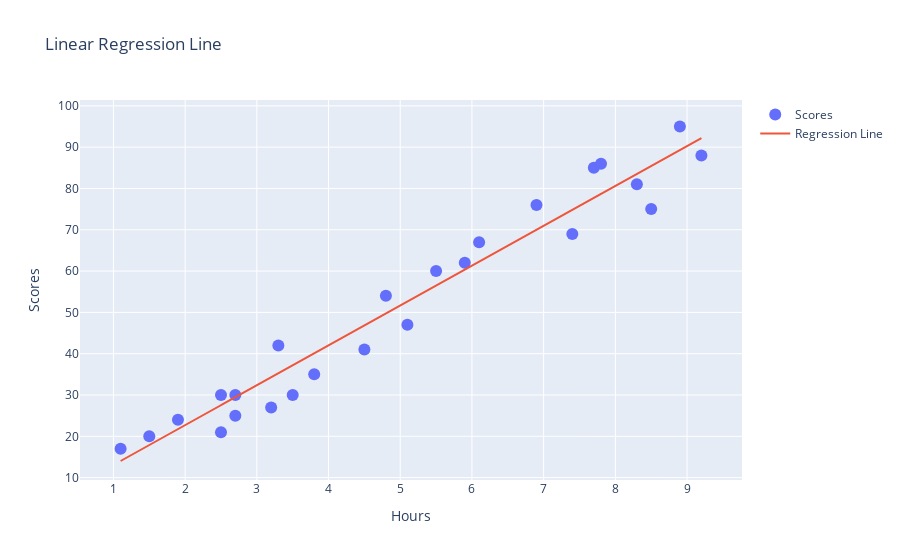

Notebook code cell kept with this figure:
### Code cell
#Linear Regression Equation
Regression_eq=model.intercept_+model.coef_*X

#Obtaining Regression Line
trace1=go.Scatter(x=X.Hours,
                  y=Y,
                  mode='markers',
                  marker=dict(size=12),
                  name='Scores')


trace2=go.Scatter(x=X.Hours,
                  y=Regression_eq.Hours,
                  mode='lines',
                  name='Regression Line')

data=[trace1, trace2]

layout={'title':'Linear Regression Line',
       'xaxis':{'title':'Hours', 'zeroline':False},
       'yaxis':{'title':'Scores', 'zeroline':False}}

iplot({'data':data, 'layout':layout})

### Figure 1 — Plotly figure (JSON) as saved in the notebook; plotly's stock layout.template omitted (floating-point values rounded to 4 significant figures)
{"data": [{"marker": {"size": 12}, "mode": "markers", "name": "Scores", "type": "scatter", "x": [2.5, 5.1, 3.2, 8.5, 3.5, 1.5, 9.2, 5.5, 8.3, 2.7, 7.7, 5.9, 4.5, 3.3, 1.1, 8.9, 2.5, 1.9, 6.1, 7.4, 2.7, 4.8, 3.8, 6.9, 7.8], "y": [21, 47, 27, 75, 30, 20, 88, 60, 81, 25, 85, 62, 41, 42, 17, 95, 30, 24, 67, 69, 30, 54, 35, 76, 86]}, {"mode": "lines", "name": "Regression Line", "type": "scatter", "x": [2.5, 5.1, 3.2, 8.5, 3.5, 1.5, 9.2, 5.5, 8.3, 2.7, 7.7, 5.9, 4.5, 3.3, 1.1, 8.9, 2.5, 1.9, 6.1, 7.4, 2.7, 4.8, 3.8, 6.9, 7.8], "y": [27.53, 52.62, 34.29, 85.43, 37.18, 17.88, 92.19, 56.48, 83.5, 29.46, 77.71, 60.34, 46.83, 35.25, 14.02, 89.29, 27.53, 21.74, 62.27, 74.82, 29.46, 49.73, 40.08, 69.99, 78.68]}], "layout": {"autosize": true, "title": {"text": "Linear Regression Line"}, "xaxis": {"autorange": true, "range": [0.5441, 9.756], "title": {"text": "Hours"}, "type": "linear", "zeroline": false}, "yaxis": {"autorange": true, "range": [9.378, 102.2], "title": {"text": "Scores"}, "type": "linear", "zeroline": false}}}
